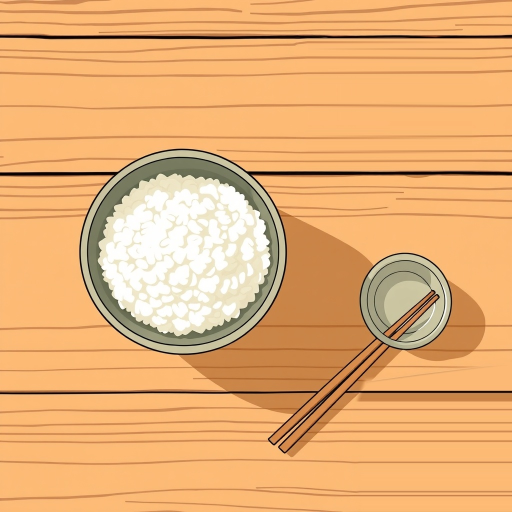
#> input picture scratch/production-smoke/video001/assets/shot-08-vb2.jpg, 1024 x 1024 px, found by its file name (shown at 1/2 size)
$ python inspect_paper_top.py
#> lines starting #> are read from the running program, lines starting #| are printed output that depends on the picture
from PIL import Image
import numpy as np

img = Image.open("scratch/production-smoke/video001/assets/shot-08-vb2.jpg")
#> img is the input picture: PIL image 1024x1024 RGB; mean R, G, B 231.1, 175, 116.9
arr = np.array(img)

# Crop the region around x=680..1024, y=690..810
c = img.crop((680, 690, 1024, 810))
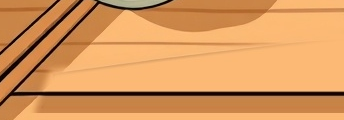
#> c: PIL image 344x120 RGB; mean R, G, B 216, 152.2, 92.6
c.save("scratch/crop_paper_top.jpg")
print("Saved crop_paper_top.jpg")

$ run again, with scratch/production-smoke/video001/assets/shot-09-vb2.jpg copied over scratch/production-smoke/video001/assets/shot-08-vb2.jpg
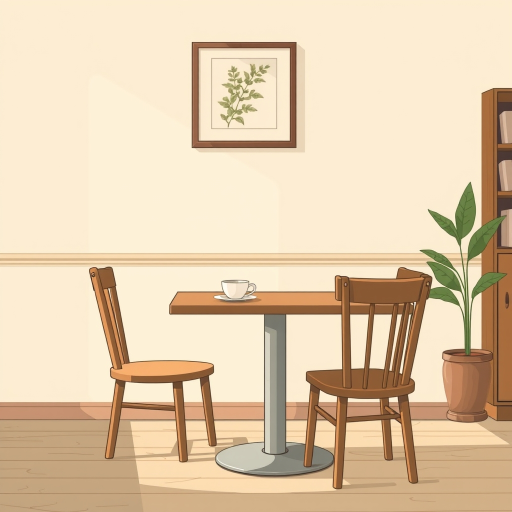
#> input picture scratch/production-smoke/video001/assets/shot-09-vb2.jpg, 1024 x 1024 px, found by its file name (shown at 1/2 size)
#> img is the input picture: PIL image 1024x1024 RGB; mean R, G, B 226, 203.2, 172.5
#> `c = img.crop((680, 690, 1024, 810))`:
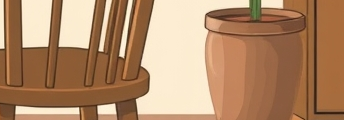
#> c: PIL image 344x120 RGB; mean R, G, B 178.2, 138.6, 105
